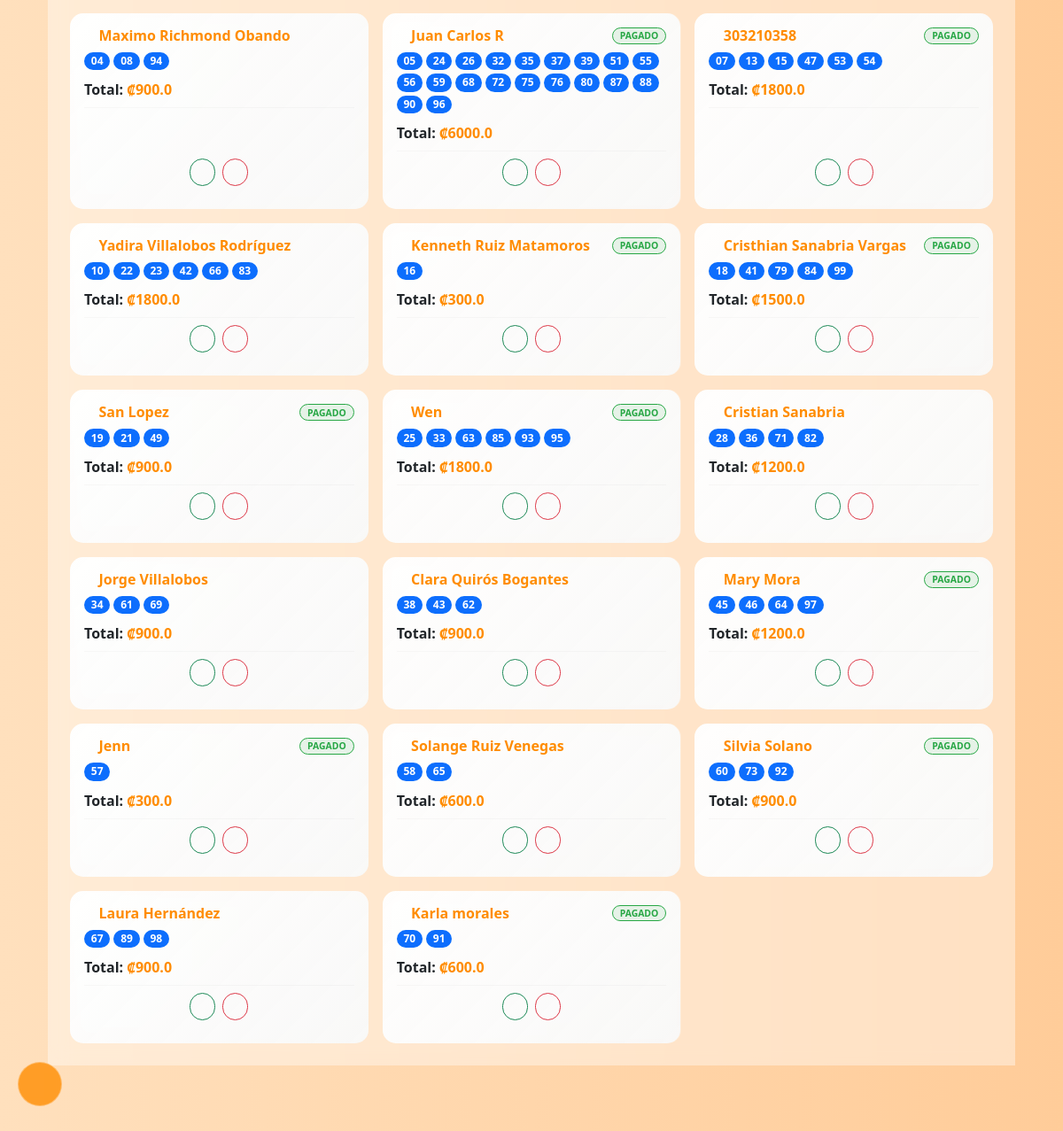
The page /rifas/4 (lower part) on the database as committed earlier.
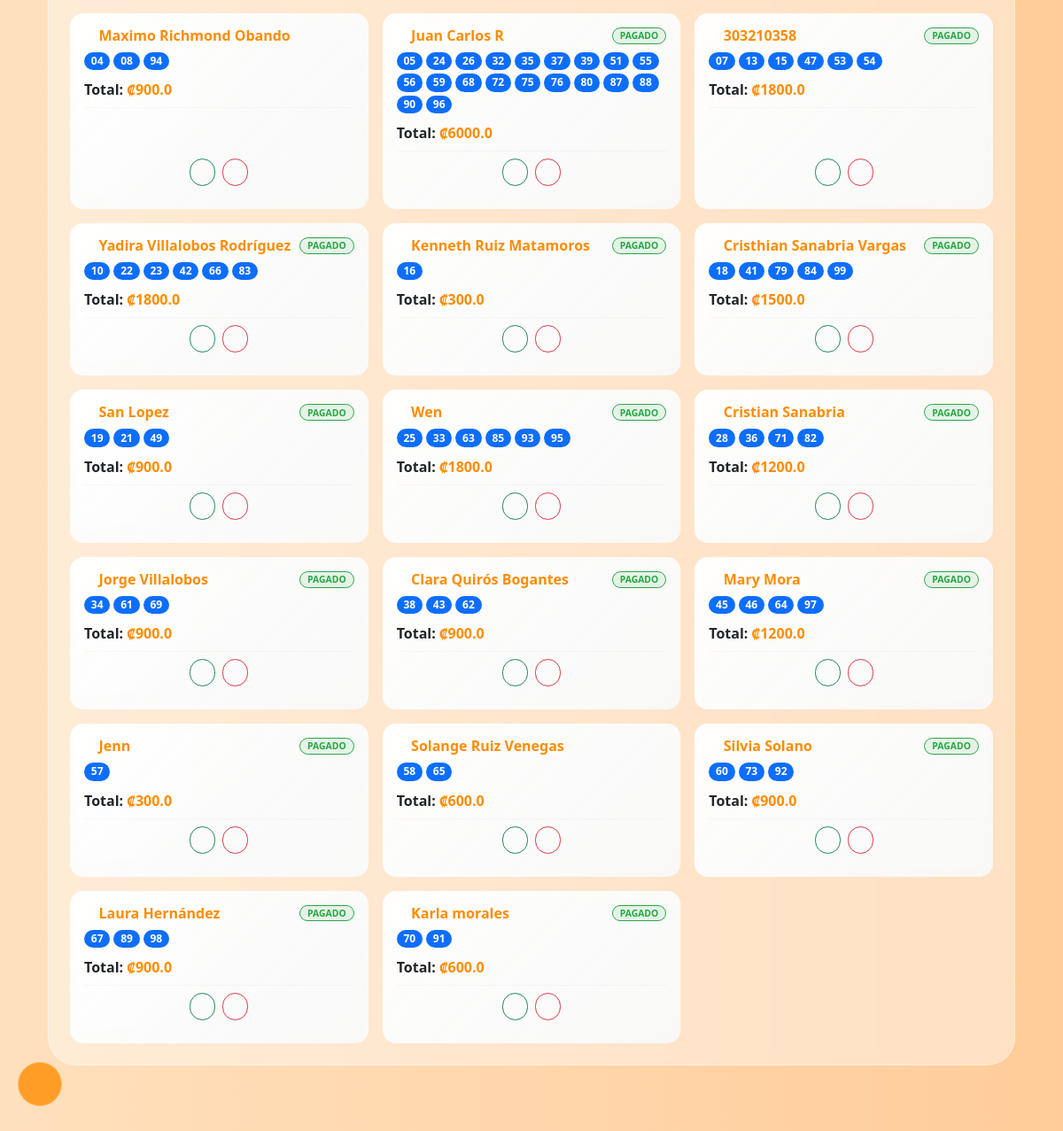
The same page on the database as committed later.
### models_rifas.py (models this page shows)
class RaffleSelection(db.Model):
    __tablename__ = 'raffle_selection'
    id = db.Column(db.Integer, primary_key=True)
    raffle_id = db.Column(db.Integer, db.ForeignKey('raffle.id'), nullable=False)
    number = db.Column(db.String(5), nullable=False)
    customer_name = db.Column(db.String(200), nullable=False)
    customer_phone = db.Column(db.String(50), nullable=False)
    customer_cedula = db.Column(db.String(50))
    pin = db.Column(db.String(10), nullable=False)
    selection_password = db.Column(db.String(100), nullable=False, default='', server_default='')
    created_at = db.Column(db.DateTime, default=datetime.utcnow)
    is_canceled = db.Column(db.Boolean, default=False)
    is_paid = db.Column(db.Boolean, default=False)
    payment_method = db.Column(db.String(50), default='No especificado')
    sinpe_name = db.Column(db.String(200))
    sinpe_phone = db.Column(db.String(50))
    __table_args__ = (db.UniqueConstraint('raffle_id', 'number', name='_raffle_number_uc'),)

### routes/rifas_public.py (the view)
@bp.route('/rifas/<int:raffle_id>')
def rifa_detalle(raffle_id):
    rifa = Raffle.query.get_or_404(raffle_id)
    if not rifa.is_active:
        flash('Esta rifa no está activa', 'warning')
        return redirect(url_for('main.list_rifas'))
    selections = RaffleSelection.query.filter_by(raffle_id=raffle_id).all()
    selected_numbers = [s.number for s in selections if not s.is_canceled]
    grouped = {}
    for s in selections:
        key = s.customer_phone
        if key not in grouped:
            display_name = s.customer_name
            if display_name:
                import re
                display_name = re.sub(r'\([^)]*\)', '', display_name).strip()
            grouped[key] = {'name': display_name, 'phone': s.customer_phone, 'items': []}
        grouped[key]['items'].append(s)
    grouped_selections = {}
    for key, g in grouped.items():
        numbers = [s.number for s in g['items']]
        total = sum(rifa.price for s in g['items'] if not s.is_canceled)
        is_paid = all(s.is_paid for s in g['items'])
        is_canceled = any(s.is_canceled for s in g['items'])
        grouped_selections[key] = {'name': g['name'], 'phone': g['phone'],
                                   'numbers': numbers, 'total': total,
                                   'is_paid': is_paid, 'is_canceled': is_canceled}
    available_numbers = [f"{i:02d}" for i in range(100) if f"{i:02d}" not in selected_numbers]
    try:
        winners = json.loads(rifa.winning_numbers) if rifa.winning_numbers else []
    except Exception:
        winners = []
    number_to_name = {s.number: s.customer_name for s in selections}
    winners_info = [{'number': num, 'name': number_to_name.get(num, 'Sin asignar')} for num in winners]
    return render_template('rifa_detalle.html', rifa=rifa, available_numbers=available_numbers,
                           selected_numbers=selected_numbers, winners=winners,
                           winners_info=winners_info, grouped_selections=grouped_selections)

### routes/__init__.py (called while the page is built)
@bp.before_request
def ensure_session_avatar():
    if 'user_id' in session:
        if 'avatar' not in session or 'email' not in session:
            user = User.query.get(session['user_id'])
            if user:
                if 'avatar' not in session:
                    session['avatar'] = user.avatar or ''
                if 'email' not in session:
                    session['email'] = user.email or ''

### templates/rifa_detalle.html (shortened to what this page needs)
{% extends "base.html" %}
{% block content %}
<div class="container mt-4">
    <div class="glass-panel rounded-5 p-4">
        {% include 'partials/rifa_detalle_selections.html' %}
    </div>
</div>
{% endblock %}

### templates/partials/rifa_detalle_selections.html (shortened to what this page needs)
{% if grouped_selections %}
<div class="mt-4">
    <div class="row g-3">
        {% for phone, data in grouped_selections.items() %}
        <div class="col-12 col-md-6 col-lg-4">
            <div class="card h-100 border-0 shadow-sm position-relative" id="card_{{ phone }}" style="background:linear-gradient(135deg, rgba(255,255,255,0.95) 0%, rgba(248,249,250,0.9) 100%);backdrop-filter:blur(10px);border-radius:15px;">
                <div class="card-body d-flex flex-column">
                    <div class="d-flex justify-content-between align-items-start mb-2">
                        <h6 class="fw-bold text-orange mb-0"><i class="bi bi-person-circle me-1"></i>{{ data.name }}</h6>
                        {% if data.is_canceled %}
                        <span class="badge rounded-pill" style="font-size:0.65rem;padding:0.2rem 0.5rem;background:rgba(220,53,69,0.1);color:#dc3545;border:1px solid #dc3545;">
                            CANCELADO
                        </span>
                        {% elif data.is_paid %}
                        <span class="badge rounded-pill" style="font-size:0.65rem;padding:0.2rem 0.5rem;background:rgba(40,167,69,0.1);color:#28a745;border:1px solid #28a745;">
                            PAGADO
                        </span>
                        {% endif %}
                    </div>
                    <div class="d-flex flex-wrap gap-1" style="margin-bottom: 10px;">
                        {% for num in data.numbers %}
                        <span class="badge bg-primary rounded-pill">{{ num }}</span>
                        {% endfor %}
                    </div>
                    <div class="d-flex justify-content-between align-items-center">
                        <span class="fw-bold">Total: <span class="text-orange">₡{{ data.total }}</span></span>
                    </div>
                    <hr class="my-2" style="border-color: rgba(0,0,0,0.1);">
                    <div class="d-flex gap-2 justify-content-center flex-wrap mt-auto" style="margin-bottom: 10px;">
                        <a href="https://wa.me/{{ data.phone | replace('+', '') }}?text={{ rifa.name }} - Números: {{ data.numbers|join(', ') }} - Total: ₡{{ data.total }}"
                           target="_blank"
                           class="btn btn-sm btn-outline-success rounded-pill"
                           title="Enviar por WhatsApp">
                            <i class="bi bi-whatsapp"></i>
                        </a>
                        <button onclick="openClearModalCard('{{ data.phone }}')" class="btn btn-sm btn-outline-danger rounded-pill" title="Liberar con PIN">
                            <i class="bi bi-x-circle"></i>
                        </button>
                    </div>
                </div>
            </div>
        </div>
        {% endfor %}
    </div>
</div>
{% endif %}

Rows that differ between the two databases and show on the page:
changed RaffleSelection (number 30 of 75 on the later page): now shows "PAGADO"
changed RaffleSelection "Cristian Sanabria": now shows "PAGADO"
changed RaffleSelection "Jorge Villalobos": now shows "PAGADO"
changed RaffleSelection (number 58 of 75 on the later page): now shows "PAGADO"
changed RaffleSelection "Laura Hernández": now shows "PAGADO"
